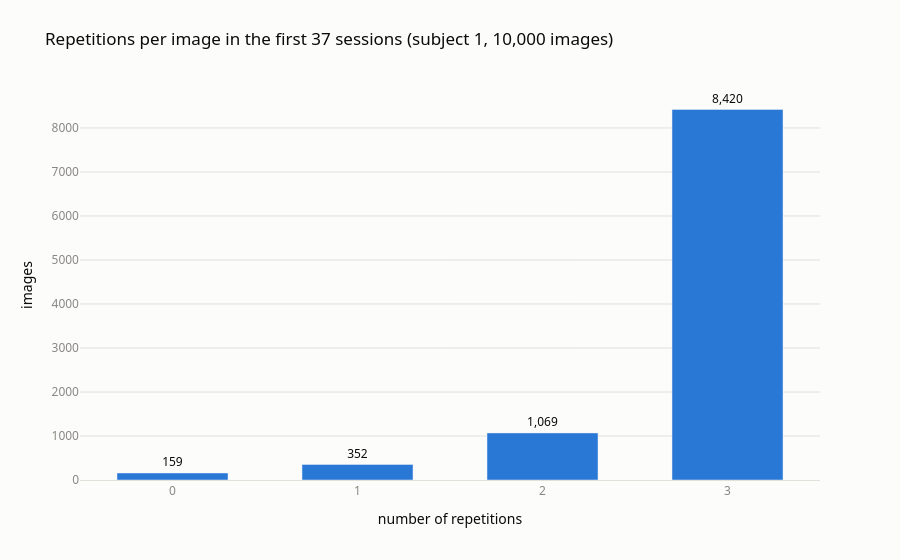

Notebook code for this chart:
### Code cell
# [1.4.2] Chart: repetitions per image
reps_count = images["n_reps"].value_counts().reindex([0, 1, 2, 3], fill_value=0)

fig = go.Figure()
fig.add_bar(
    x=[str(n) for n in reps_count.index],
    y=reps_count.values,
    text=[f"{v:,}" for v in reps_count.values],
    textposition="outside",
    marker=dict(color=BLUE),
    hovertemplate="%{x} repetitions: %{y} images<extra></extra>",
)
fig.update_layout(bargap=0.4)
style(fig,
      title="Repetitions per image in the first 37 sessions (subject 1, 10,000 images)",
      xaxis_title="number of repetitions",
      yaxis_title="images")
fig.show()

### Figure 1 — Plotly figure (JSON) as saved in the notebook; plotly's stock layout.template omitted (floating-point values rounded to 4 significant figures)
{"data": [{"hovertemplate": "%{x} repetitions: %{y} images<extra></extra>", "marker": {"color": "#2a78d6"}, "text": ["159", "352", "1,069", "8,420"], "textposition": "outside", "type": "bar", "x": ["0", "1", "2", "3"], "y": [159, 352, 1069, 8420]}], "layout": {"bargap": 0.4, "font": {"color": "#0b0b0b", "family": "system-ui, 'Segoe UI', sans-serif"}, "legend": {"orientation": "h", "x": 0, "y": 1.02, "yanchor": "bottom"}, "margin": {"t": 90}, "paper_bgcolor": "#fcfcfb", "plot_bgcolor": "#fcfcfb", "title": {"text": "Repetitions per image in the first 37 sessions (subject 1, 10,000 images)"}, "xaxis": {"linecolor": "#e1e0d9", "showgrid": false, "tickfont": {"color": "#898781"}, "title": {"text": "number of repetitions"}}, "yaxis": {"gridcolor": "#e1e0d9", "tickfont": {"color": "#898781"}, "title": {"text": "images"}, "zeroline": false}}}
